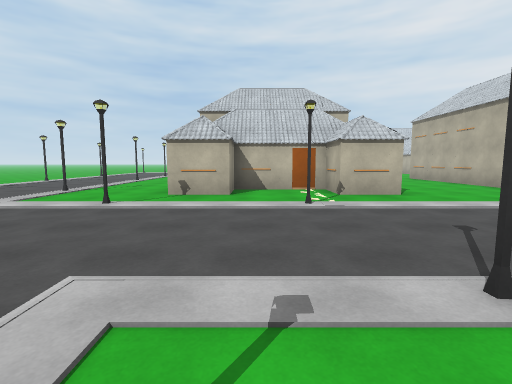
[1] (above)

17 first-person views from a walk through a scene from a Unity 3-D project. The camera is 1.4 m above the floor, tilts 6° down and sees 85° across. The floor is counted in squares, 2 m on a side. Each view is taken from the middle of a square. On the plan, view 1 faces up. The plan holds only what a view shows up to about 9 squares ahead; the rest is blank. The place goes on beyond the plan. The player character is not drawn. Some animated figures are left out. Some surface patterns are stand-ins.

[2]
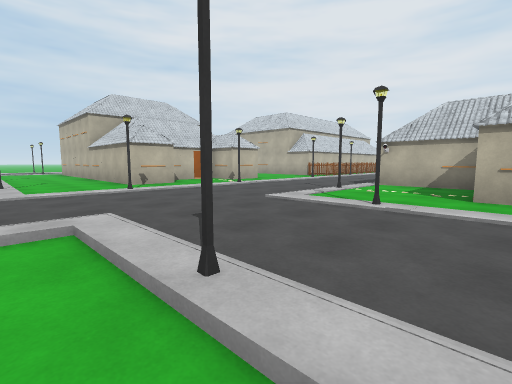

[3]
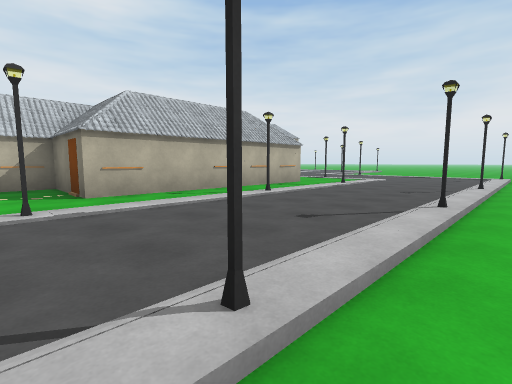

[4]
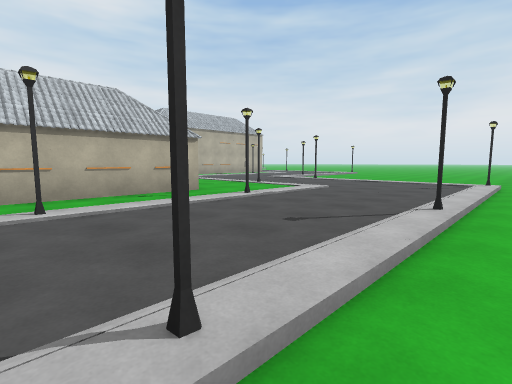

[5]
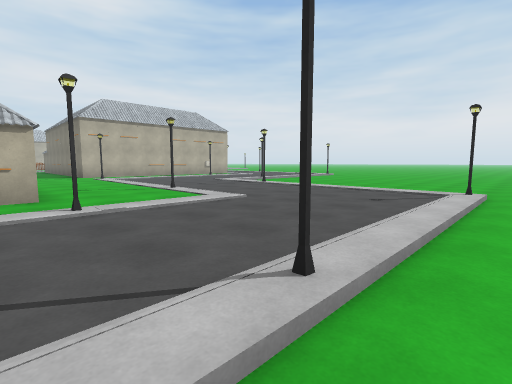

[6]
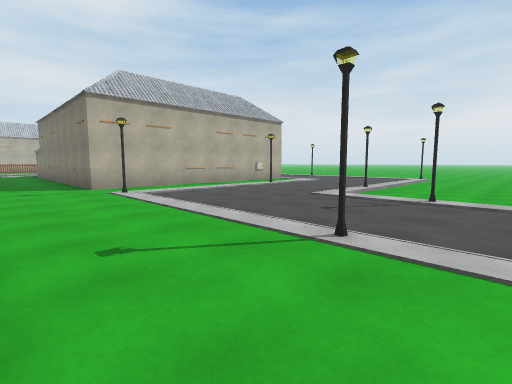

[7]
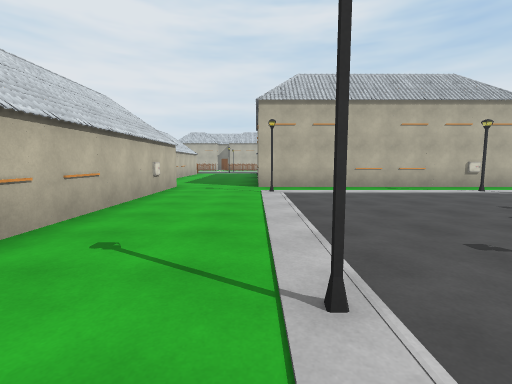

[8]
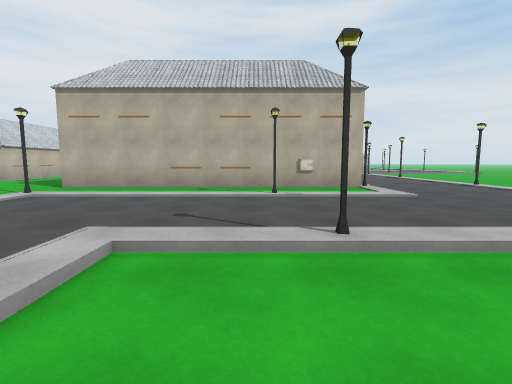

[9]
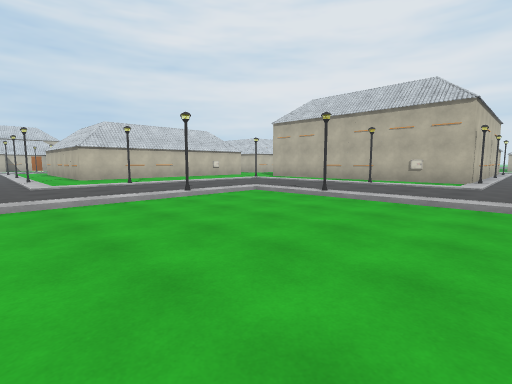

[10]
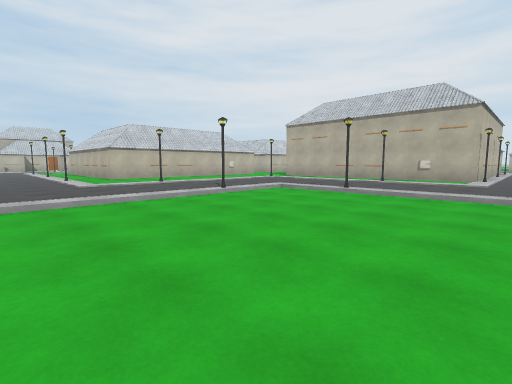

[11]
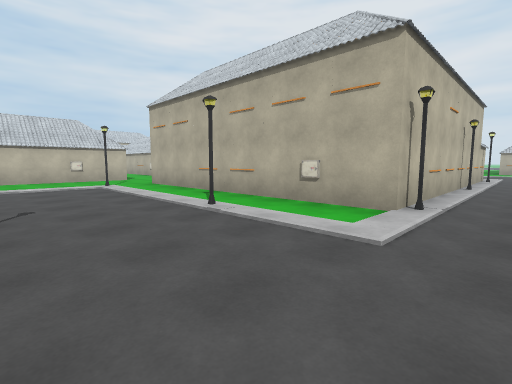

[12]
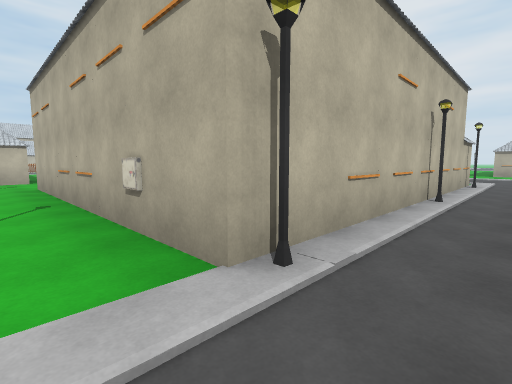

[13]
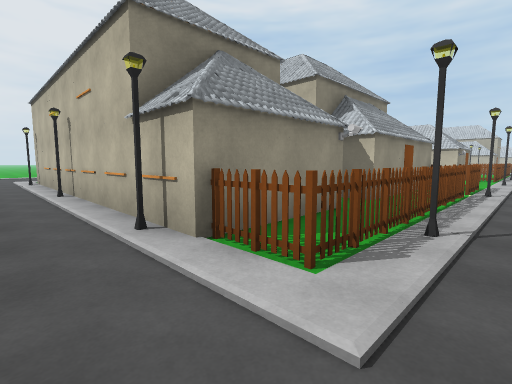

[14]
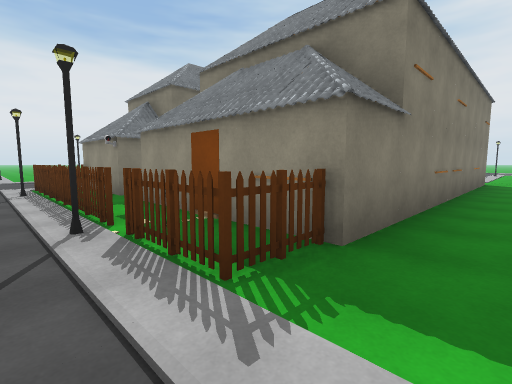

[15]
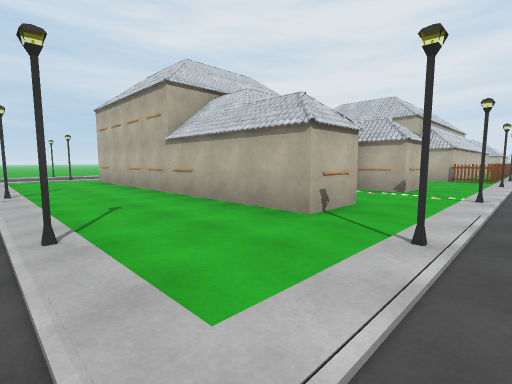

[16]
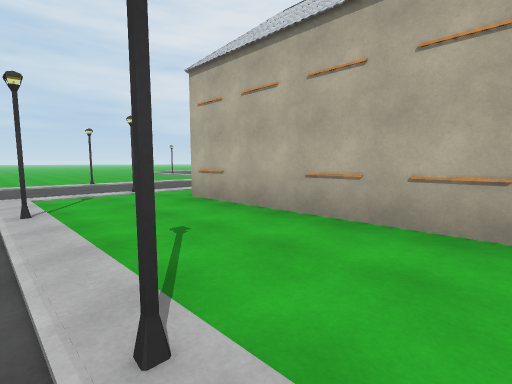

[17]
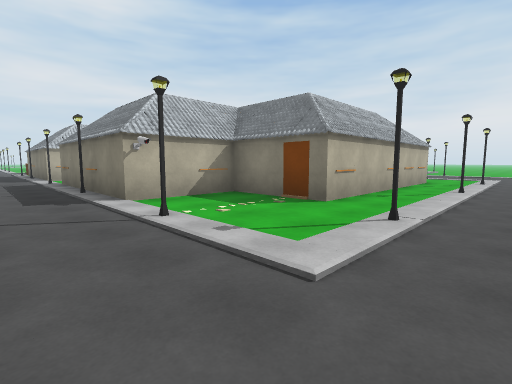

### Floor plan
Points are (right, up) in squares from view 1. A wall is a line through its corners. A room is listed if a view was taken in it or the views show most of it. See-through windows are left out.
Room 1 (views 1, 2, 3, 4, 5, 6, 7, 8, 9, 10, 11, 12, 15, 16, 17)
walls: (0.6, -6.5) (0.6, -1.3) (3.1, -1.3) (3.1, -0.4); (8.2, -7.7) (7.4, -7.7); (3.1, 0.4) (3.1, 1.2) (4.5, 1.2); (8.1, -10.6) (8.1, -10.1); (8.1, -13.6) (8.1, -12.4); (3.2, 6.1) (1.8, 6.1) (1.8, 7.3) (-0.6, 7.3); (-0.6, 6.9) (-0.6, 6.1) (-1.9, 6.1) (-1.9, 15); (11.4, -17.7) (9.4, -17.7)
ways out: opening at (-4, 15.7) to room 2; opening at (3.8, 3.5) to room 2; opening at (8, -8.5) to room 2; opening at (10.5, -18.5)
objects: other object (-5, 7); other object (-5, 11); other object (-5, 14); other object (-4, -14); other object (-4, -8); other object (-4, -5); other object (-4, -1); other object (-3, 5) to (-2, 5); other object (-1, -8); other object (-1, -5); other object (-1, 0); other object (1, -14); other object (1, -10); other object (1, 1); other object (1, 5); other object (3, -16); other object (7, -15); other object (7, -10); other object (8, -19); other object (8, -18)
Room 2 (views 13, 14)
walls: (6.8, 7.8) (6.8, 9.1); (16.5, -10.1) (16.9, -10.1) (16.9, -12.6); (8.1, -10.1) (15.6, -10.1); (16.9, -13.4) (16.9, -13.9); (16.9, -15.1) (16.9, -17.7) (16.4, -17.7)
ways out: opening at (-4, 15.7) to room 1; opening at (3.8, 3.5) to room 1; opening at (8, -8.5) to room 1; opening at (17, -18.5)
objects: other object (-3, 16) to (-2, 16); other object (-3, 20) to (-2, 20); other object (5, 1); other object (5, 5); other object (7, 5) to (7, 6); other object (9, 1); other object (17, -18); other object (18, -17); other object (18, -16); other object (18, -15); other object (18, -14); other object (18, -13); other object (18, -12); other object (18, -11); other object (18, -10); other object (18, -8); other object (19, -12)

Where each view was taken, in squares from view 1:
view 1: 0 up, 0 right, facing up
view 2: 2 down, 5 left, facing up-right
view 3: 0 up, 5 left, facing down-right
view 4: 4 down, 5 left, facing down-right
view 5: 7 down, 5 left, facing down-right
view 6: 8 down, 0 right, facing down-right
view 7: 10 down, 0 right, facing right
view 8: 15 down, 1 right, facing right
view 9: 19 down, 2 left, facing up-right
view 10: 19 down, 3 left, facing up-right
view 11: 19 down, 4 right, facing up-right
view 12: 19 down, 7 right, facing up-right
view 13: 19 down, 19 right, facing up-left
view 14: 9 down, 19 right, facing down-left
view 15: 4 up, 5 left, facing up-right
view 16: 10 up, 5 left, facing up-right
view 17: 3 up, 2 left, facing down-right
